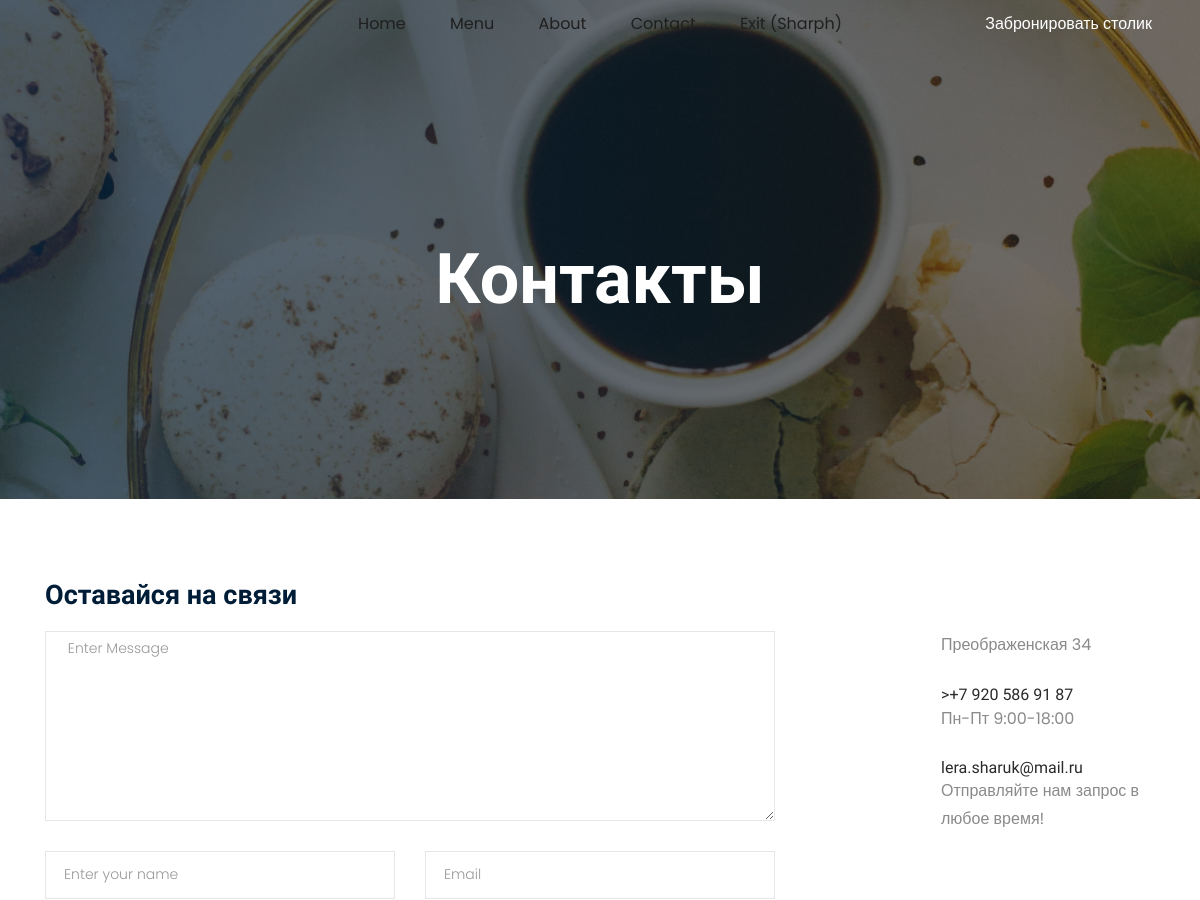
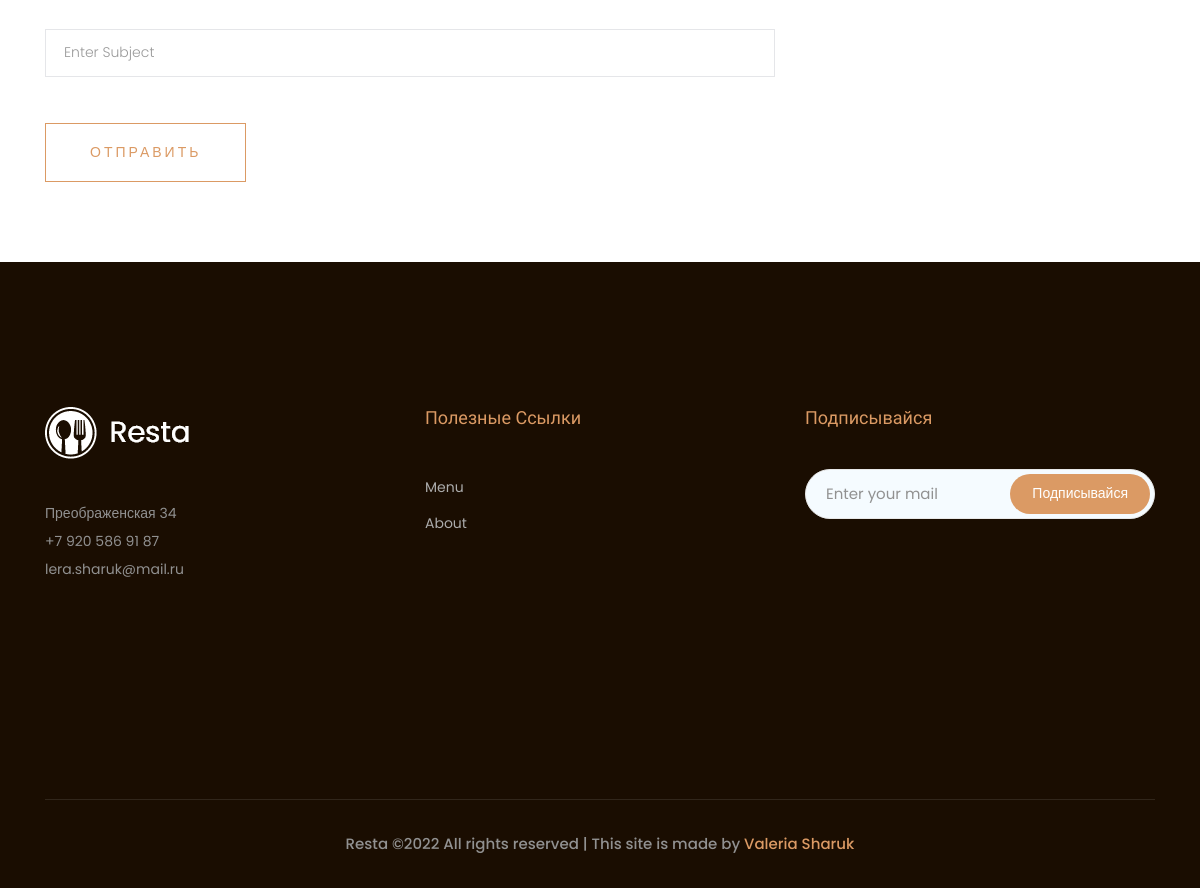
Page /contact (signed in) on the committed database (2 pictures, top to bottom).
### main/models.py (models this page shows, shortened)
class ContactsInfo(models.Model):
    num_tel = models.CharField('Номер телефона', max_length=30)
    email_comp = models.CharField('email компании', max_length=30)
    address_comp = models.CharField('Адрес компании', max_length=250)
    class Meta:
        verbose_name = 'Контакты'
        verbose_name_plural = 'Контакты'

### main/views.py (the view)
# urls.py: path('contact', views.contact, name='contact'),
def contact(request):
    contacts = ContactsInfo.objects.all()
    return render(request, 'main/contact.html', {"contacts": contacts})

### main/templates/main/contact.html (shortened to what this page needs)
{% extends 'main/layout.html' %}
{% load static %}
{% block content %}
    <div class="bradcam_area bradcam_bg_3">
        <div class="container">
            <div class="row">
                <div class="col-xl-12">
                    <div class="bradcam_text text-center">
                        <h3>Контакты</h3>
                    </div>
                </div>
            </div>
        </div>
    </div>
    <section class="contact-section">
        <div class="container">
            <div class="row">
                <div class="col-12">
                    <h2 class="contact-title">Оставайся на связи</h2>
                </div>
                <div class="col-lg-8">
                    <form class="form-contact contact_form" action="contact_process.php" method="post" id="contactForm"
                          novalidate="novalidate">
                        <div class="row">
                            <div class="col-12">
                                <div class="form-group">
                                    <textarea class="form-control w-100" name="message" id="message" cols="30" rows="9"
                                              onfocus="this.placeholder = ''"
                                              onblur="this.placeholder = 'Enter Message'"
                                              placeholder=" Enter Message"></textarea>
                                </div>
                            </div>
                            <div class="col-sm-6">
                                <div class="form-group">
                                    <input class="form-control valid" name="name" id="name" type="text"
                                           onfocus="this.placeholder = ''" onblur="this.placeholder = 'Enter your name'"
                                           placeholder="Enter your name">
                                </div>
                            </div>
                            <div class="col-sm-6">
                                <div class="form-group">
                                    <input class="form-control valid" name="email" id="email" type="email"
                                           onfocus="this.placeholder = ''"
                                           onblur="this.placeholder = 'Enter email address'" placeholder="Email">
                                </div>
                            </div>
                            <div class="col-12">
                                <div class="form-group">
                                    <input class="form-control" name="subject" id="subject" type="text"
                                           onfocus="this.placeholder = ''" onblur="this.placeholder = 'Enter Subject'"
                                           placeholder="Enter Subject">
                                </div>
                            </div>
                        </div>
                        <div class="form-group mt-3">
                            <button type="submit" class="button button-contactForm boxed-btn">Отправить</button>
                        </div>
                    </form>
                </div>
                <div class="col-lg-3 offset-lg-1">
                    {% if contacts %}
                        {% for el in contacts %}
                    <div class="media contact-info">
                        <span class="contact-info__icon"><i class="ti-home"></i></span>
                        <div class="media-body">
                            <p>{{ el.address_comp }}</p>
                        </div>
                    </div>
                    <div class="media contact-info">
                        <span class="contact-info__icon"><i class="ti-tablet"></i></span>
                        <div class="media-body">
                            <h3>>{{ el.num_tel }}</h3>
                            <p>Пн-Пт 9:00-18:00</p>
                        </div>
                    </div>
                    <div class="media contact-info">
                        <span class="contact-info__icon"><i class="ti-email"></i></span>
                        <div class="media-body">
                            <h3>{{ el.email_comp }}</h3>
                            <p>Отправляйте нам запрос в любое время!</p>
                        </div>
                    </div>
                        {% endfor %}
                    {% else %}
                        <p>Нет информации о контактах компании</p>
                    {% endif %}
                </div>
            </div>
        </div>
    </section>
    </body>
    </html>
{% endblock %}

### main/templates/main/layout.html (shortened to what this page needs)
{% load static %}
<!doctype html>
<html lang="ru">
<head>
    <link rel="stylesheet" href="{% static 'main/css/bootstrap.min.css' %}">
    <link rel="stylesheet" href="{% static 'main/css/themify-icons.css' %}">
    <link rel="stylesheet" href="{% static 'main/css/style.css' %}">
    <link rel="stylesheet" href="https://use.fontawesome.com/releases/v5.8.2/css/all.css">
</head>
<body>
<header>
    <div class="header-area ">
        <div id="sticky-header" class="main-header-area">
            <div class="container-fluid p-0">
                <div class="header_bottom_border">
                    <div class="row align-items-center no-gutters">
                        <div class="col-xl-3 col-lg-2">
                            <div class="logo">
                            </div>
                        </div>
                        <div class="col-xl-6 col-lg-7">
                            <div class="main-menu  d-none d-lg-block">
                                <nav>
                                    <ul id="navigation">
                                        <a class="active" href="{% url 'home' %}">
                                            <li>Home</li>
                                        </a>
                                        <a href="{% url 'menu' %}">
                                            <li>Menu</li>
                                        </a>
                                        <a href="{% url 'about' %}">
                                            <li>About</li>
                                        </a>
                                        <a href="{% url 'contact' %}">
                                            <li>Contact</li>
                                        </a>
                                        {% if user.is_authenticated %}
                                            <a href="{% url 'logout' %}">
                                                <li>Exit ({{ user.username }})</li>
                                            </a>
                                        {% endif %}
                                    </ul>
                                </nav>
                            </div>
                        </div>
                        <div class="col-xl-3 col-lg-3 d-none d-lg-block">
                            <div class="say_hello">
                                <a href="{% url 'contact' %}">
                                    <li>Забронировать столик</li>
                                </a>
                            </div>
                        </div>
                        <div class="col-12">
                        </div>
                    </div>
                </div>
            </div>
        </div>
    </div>
</header>
<main>
    {% block content %}
    {% endblock %}
    <footer class="footer">
        <div class="footer_top">
            <div class="container">
                <div class="row">
                    <div class="col-xl-3 col-md-6 col-lg-3 ">
                        <div class="footer_widget">
                            <div class="footer_logo">
                                <a href="#">
                                    <img src="{% static 'main/img/footer_logo.png' %}" alt="">
                                </a>
                            </div>
                            {% for el in contacts %}
                                <p>{{ el.address_comp }}</p>
                                <p> {{ el.num_tel }}</p>
                                <p>{{ el.email_comp }}</p>
                            {% endfor %}
                            <div class="socail_links">
                                <ul>
                                    <li>
                                        <a href="#">
                                            <i class="ti-facebook"></i>
                                        </a>
                                    </li>
                                    <li>
                                        <a href="#">
                                            <i class="ti-twitter-alt"></i>
                                        </a>
                                    </li>
                            </div>
                        </div>
                    </div>
                    <div class="col-xl-4 col-md-6 col-lg-4 offset-xl-1">
                        <div class="footer_widget">
                            <h3 class="footer_title">
                                Полезные ссылки
                            </h3>
                            <ul>
                                <a href="{% url 'menu' %}">
                                    <li>Menu</li>
                                </a>
                                <a href="{% url 'about' %}">
                                    <li>About</li>
                                </a>
                            </ul>
                        </div>
                    </div>
                    <div class="col-xl-4 col-md-6 col-lg-4">
                        <div class="footer_widget">
                            <h3 class="footer_title">
                                Подписывайся
                            </h3>
                            <form action="#" class="newsletter_form">
                                <input type="text" placeholder="Enter your mail">
                                <button type="submit">Подписывайся</button>
                            </form>
                        </div>
                    </div>
                </div>
            </div>
        </div>
        <div class="copy-right_text">
            <div class="container">
                <div class="footer_border"></div>
                <div class="row">
                    <div class="col-xl-12">
                        <p class="copy_right text-center">
                            Resta &copy;<script>document.write(new Date().getFullYear());</script>
                            All rights reserved | This site is made by <a href="https://vk.com/sharukl" target="_blank">Valeria
                            Sharuk</a>
                        </p>
                    </div>
                </div>
            </div>
        </div>
    </footer>
</body>
</html>

### rows in the picture
ContactsInfo: address_comp "Преображенская 34", num_tel "+7 920 586 91 87", email_comp "lera.sharuk@mail.ru"

### other values in the picture
{{ user.username }} "Sharph"
